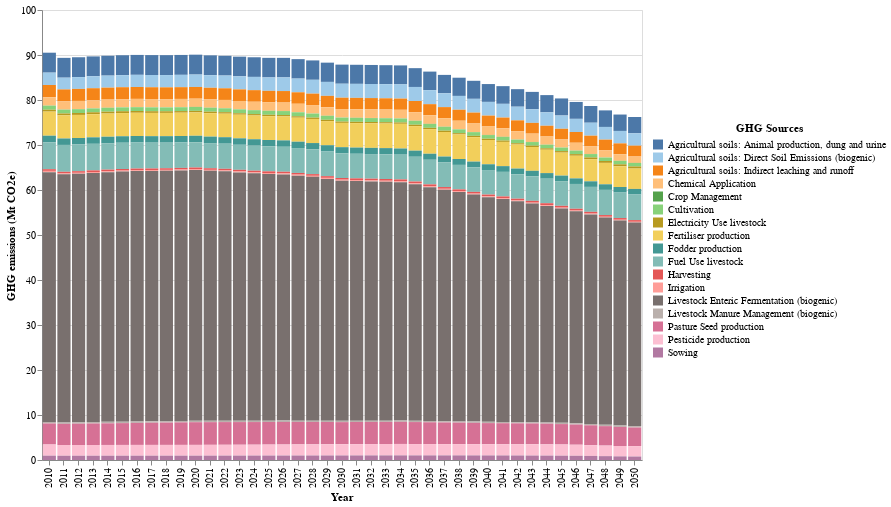

Here is the notebook cell this chart was saved with:
### Markdown cell above
### Emission by CO2 sources

### Code cell
# HIDE CODE
# get the df and plot
GHG_sources_df,GHG_sources_plot = ag_lucc_GHG.plot_GHG_sources()
GHG_sources_plot

### Figure 1 — Vega-Lite specification as saved in the notebook (floating-point values rounded to 4 significant figures; data arrays with more than 128 entries replaced by an {"elided": "..."} marker saying what was removed)
{"config": {"view": {"continuousWidth": 300, "continuousHeight": 300}, "legend": {"labelLimit": 0}}, "layer": [{"mark": {"type": "bar"}, "encoding": {"color": {"field": "Sources", "legend": {"direction": "vertical", "legendX": 610, "legendY": 112.5, "orient": "none", "title": "GHG Sources", "titleAnchor": "middle"}, "scale": {"scheme": "tableau20"}, "type": "nominal"}, "tooltip": [{"field": "Sources", "title": "GHG Sources", "type": "nominal"}, {"field": "Quantity (Mt CO2e)", "format": ",.2f", "title": "GHG emissions (Mt CO2e)", "type": "quantitative"}], "x": {"axis": {"labelAngle": -90, "title": "Year"}, "field": "Year", "type": "ordinal"}, "y": {"field": "Quantity (Mt CO2e)", "scale": {"reverse": false}, "title": "GHG emissions (Mt CO2e)", "type": "quantitative"}}}], "data": {"name": "data-aa7454e2c3fa9d97dd1748e3a2a3b640"}, "height": 450, "width": 600, "$schema": "https://vega.github.io/schema/vega-lite/v5.15.1.json", "datasets": {"data-aa7454e2c3fa9d97dd1748e3a2a3b640": {"elided": "697 records"}}}
